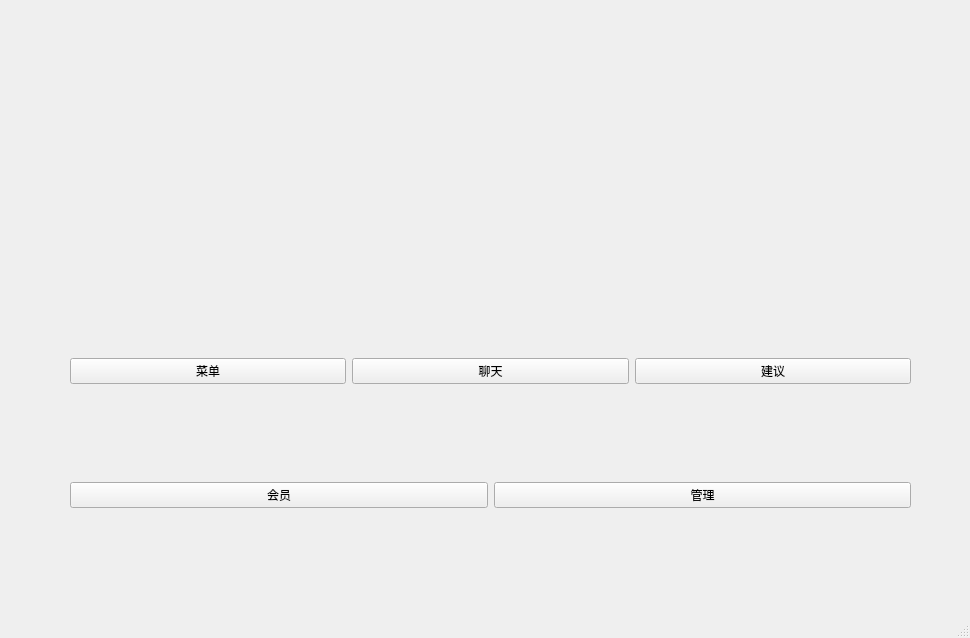
<?xml version="1.0" encoding="UTF-8"?>
<ui version="4.0">
 <class>MainWindow</class>
 <widget class="QMainWindow" name="MainWindow">
  <property name="geometry">
   <rect>
    <x>0</x>
    <y>0</y>
    <width>970</width>
    <height>638</height>
   </rect>
  </property>
  <property name="windowTitle">
   <string>MainWindow</string>
  </property>
  <widget class="QWidget" name="centralwidget">
   <widget class="QWidget" name="layoutWidget">
    <property name="geometry">
     <rect>
      <x>70</x>
      <y>280</y>
      <width>841</width>
      <height>183</height>
     </rect>
    </property>
    <layout class="QHBoxLayout" name="horizontalLayout">
     <item>
      <widget class="QPushButton" name="pushButton_3">
       <property name="text">
        <string>菜单</string>
       </property>
      </widget>
     </item>
     <item>
      <widget class="QPushButton" name="pushButton">
       <property name="text">
        <string>聊天</string>
       </property>
      </widget>
     </item>
     <item>
      <widget class="QPushButton" name="pushButton_2">
       <property name="text">
        <string>建议</string>
       </property>
      </widget>
     </item>
    </layout>
   </widget>
   <widget class="QLabel" name="label">
    <property name="geometry">
     <rect>
      <x>240</x>
      <y>10</y>
      <width>501</width>
      <height>311</height>
     </rect>
    </property>
    <property name="text">
     <string/>
    </property>
    <property name="pixmap">
     <pixmap resource="resource_image.qrc">:/newPrefix/image/main_image_副本.jpg</pixmap>
    </property>
   </widget>
   <widget class="QWidget" name="layoutWidget">
    <property name="geometry">
     <rect>
      <x>70</x>
      <y>460</y>
      <width>841</width>
      <height>71</height>
     </rect>
    </property>
    <layout class="QHBoxLayout" name="horizontalLayout_2">
     <item>
      <widget class="QPushButton" name="pushButton_5">
       <property name="text">
        <string>会员</string>
       </property>
      </widget>
     </item>
     <item>
      <widget class="QPushButton" name="pushButton_4">
       <property name="text">
        <string>管理</string>
       </property>
      </widget>
     </item>
    </layout>
   </widget>
  </widget>
  <widget class="QMenuBar" name="menubar">
   <property name="geometry">
    <rect>
     <x>0</x>
     <y>0</y>
     <width>970</width>
     <height>26</height>
    </rect>
   </property>
  </widget>
  <widget class="QStatusBar" name="statusbar"/>
 </widget>
 <resources>
  <include location="resource_image.qrc"/>
 </resources>
 <connections/>
</ui>
